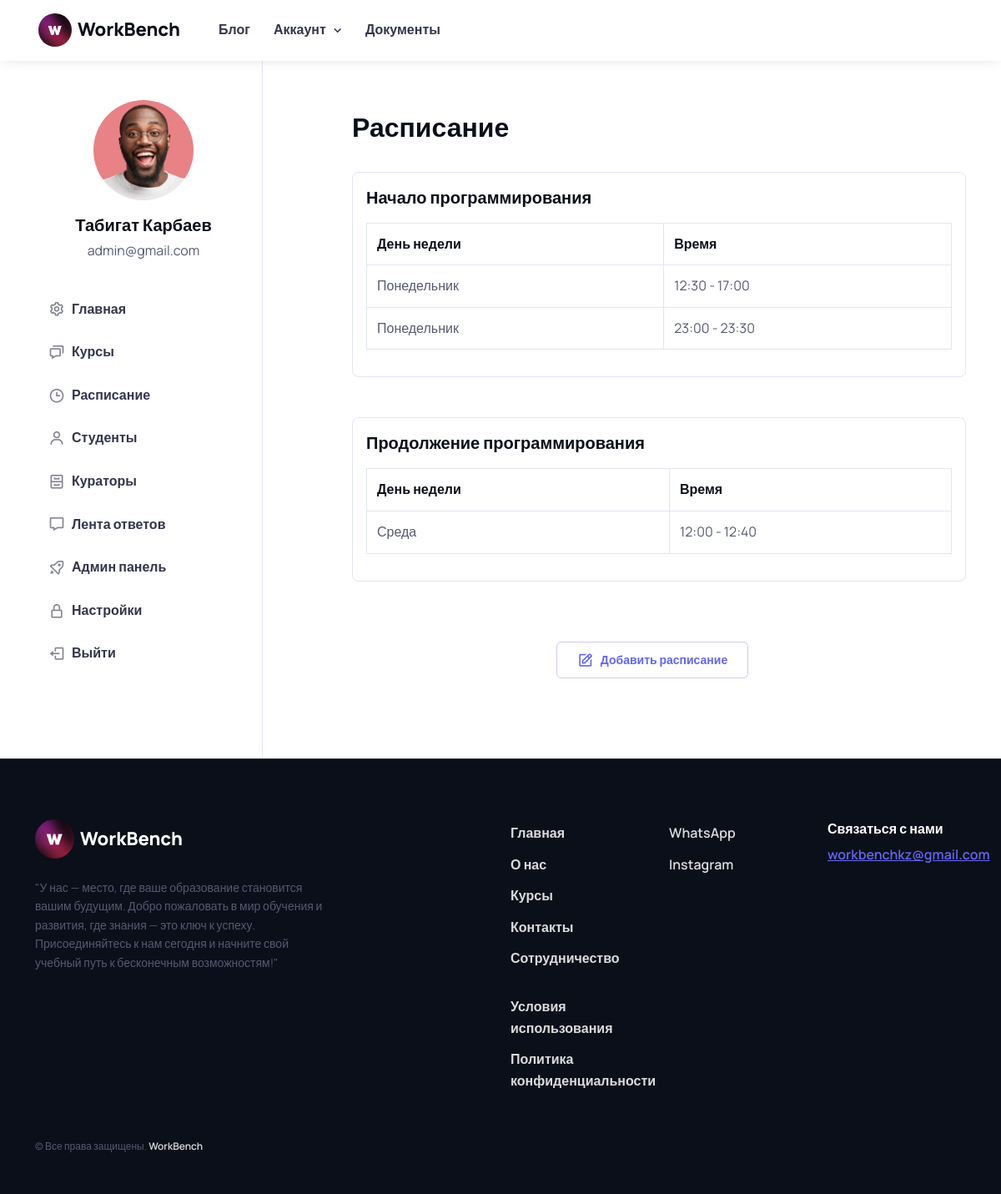
The page /users/student/schedule/student-schedule/ (signed in) on the database its author committed.
### users/models.py (models this page shows, shortened)
class User(AbstractUser):
    ROLE_CHOICES = (
        ('student', 'Студент'),
        ('curator', 'Куратор'),
        ('admin', 'Администратор'),
    )
    COUNTRY_CHOICES = (
        ('kz', 'Казахстан'),
        ('ru', 'Россия'),
        ('ukr', 'Украина'),
        ('kg', 'Кыргызстан'),
        ('uz', 'Узбекистан'),
    )
    CITY_CHOICES = (
        ('tse', 'Астана'),
        ('ala', 'Алматы'),
        ('msq', 'Москва'),
        ('kiev', 'Киев'),
        ('bishkek', 'Бишкек'),
        ('tashkent', 'Ташкент'),
    )
    image = models.ImageField(upload_to='users_images', null=True, blank=True)
    role = models.CharField(max_length=10, choices=ROLE_CHOICES, default='student')
    phone = models.CharField(max_length=25, blank=True)
    bio = models.TextField(blank=True, null=True, default='Всем привет! Я ученик компании WorkBench!')
    country = models.CharField(choices=COUNTRY_CHOICES, max_length=15, default='kz')
    city = models.CharField(choices=CITY_CHOICES, max_length=20, default='tse')
    address = models.CharField(blank=True, null=True, default='', max_length=255)
    stream = models.ForeignKey('Stream', on_delete=models.SET_NULL, null=True, blank=True)

### courses/models.py (models this page shows, shortened)
class Course(models.Model):
    title = models.CharField(max_length=255)  # Название курса
    description = models.TextField()  # Описание курса
    duration = models.PositiveIntegerField()  # Продолжительность курса
    image = models.ImageField(upload_to='course_images', null=True, blank=True)
    start_date = models.DateField(blank=True, null=True, auto_created=True)
    course_type = models.ForeignKey(CourseType, on_delete=models.CASCADE, related_name='courses') # Связь с моделью "Course Type"
    curators = models.ManyToManyField(get_user_model())   # Связь с моделью "Curator"
    students = models.ManyToManyField(User, related_name='courses', blank=True)
    class Meta:
        verbose_name = 'Курс'
        verbose_name_plural = 'Курсы'

### schedule/models.py (models this page shows, shortened)
class Schedule(models.Model):
    WEEKDAYS = (
        ('monday', 'Понедельник'),
        ('tuesday', 'Вторник'),
        ('wednesday', 'Среда'),
        ('thursday', 'Четверг'),
        ('friday', 'Пятница'),
        ('saturday', 'Суббота'),
        ('sunday', 'Воскресенье'),
    )
    start_date = models.DateField()  # Дата начала курса
    end_date = models.DateField()  # Дата окончания курса
    weekdays = models.CharField(max_length=15, choices=WEEKDAYS, default='monday')  # Дни недели
    start_time = models.TimeField()  # Время начала занятий
    end_time = models.TimeField()  # Время окончания занятий
    course = models.ForeignKey(Course, on_delete=models.CASCADE)  # Связь с моделью "Course"
    class Meta:
        verbose_name = 'Расписания'
        verbose_name_plural = 'Расписание'

### schedule/views.py (the view)
# urls.py: path('student-schedule/', StudentScheduleView.as_view(), name='student_schedule'),
class StudentScheduleView(View):
    template_name_student = 'student/starter-kit/schedule.html'
    template_name_curator = 'curator/starter-kit/schedule.html'
    template_name_admin = 'admin/starter-kit/schedule.html'
    def get(self, request):
        current_user = request.user
        user_role = current_user.role
        weekdays = [
            ('Пн', 'Понедельник'),
            ('Вт', 'Вторник'),
            ('Ср', 'Среда'),
            ('Чт', 'Четверг'),
            ('Пт', 'Пятница'),
            ('Сб', 'Суббота'),
        ]
        if user_role == 'student':
            template_name = self.template_name_student
            schedules = Schedule.objects.filter(course__students=current_user)
        elif user_role == 'curator':
            template_name = self.template_name_curator
            courses_as_curator = Course.objects.filter(curators=current_user)
            schedules = Schedule.objects.filter(course__in=courses_as_curator)
        else:
            template_name = self.template_name_admin
            schedules = Schedule.objects.all()
        schedules_by_course = {}
        for schedule in schedules:
            if schedule.course not in schedules_by_course:
                schedules_by_course[schedule.course] = []
            schedules_by_course[schedule.course].append(schedule)
        grouped_schedules = []
        for course, course_schedules in schedules_by_course.items():
            grouped_schedules.append({
                'course': course,
                'schedules': course_schedules
            })
        context = {
            'grouped_schedules': grouped_schedules,
            'weekdays': weekdays,
            'user_role': user_role,
        }
        return render(request, template_name, context)

### templates/admin/starter-kit/schedule.html (shortened to what this page needs)
{% extends 'admin/starter-kit/base.html' %}
{% load static %}
        {% block content %}
            <div class="col-md-8 offset-lg-1 pb-5 mb-2 mb-lg-4 pt-md-5 mt-n3 mt-md-0">
                <div class="ps-md-3 ps-lg-0 mt-md-2 py-md-4">
                    <h1 class="h2 pt-xl-1 pb-3">Расписание</h1>
                    <div class="row">
                        {% for group in grouped_schedules %}
                            <div class="col-md-12">
                                <div class="schedule-block border rounded-3 mb-4 mb-lg-5 p-3">
                                    <h5 class="course-title">{{ group.course.title }}</h5>
                                    <table class="table table-bordered schedule-table">
                                        <thead>
                                            <tr>
                                                <th>День недели</th>
                                                <th>Время</th>
                                            </tr>
                                        </thead>
                                        <tbody>
                                            {% for schedule in group.schedules %}
                                                <tr>
                                                    <td>{{ schedule.get_weekdays_display }}</td>
                                                    <td>{{ schedule.start_time|time:"H:i" }} - {{ schedule.end_time|time:"H:i" }}</td>
                                                </tr>
                                            {% endfor %}
                                        </tbody>
                                    </table>
                                </div>
                            </div>
                        {% endfor %}
                    </div>
                    {% if user_role == 'admin' %}
                        <div class="text-center mt-4">
                            <a href="{% url 'users:admin:schedule:add_schedule' %}">
                                <button type="button" class="btn btn-outline-primary px-3 px-lg-4 me-3">
                                  <i class="bx bx-edit fs-xl me-xl-2"></i>
                                  <span class="d-none d-xl-inline">Добавить расписание</span>
                                </button>
                            </a>
                        </div>
                    {% endif %}
                </div>
            </div>
        {% endblock %}

### templates/admin/starter-kit/base.html (shortened to what this page needs)
<!DOCTYPE html>
{% load static %}
{% load humanize %}
<html lang="en" data-bs-theme="light">
<head>
    <link rel="stylesheet" media="screen" href="{% static 'student/css/boxicons.min.css' %}">
    <link rel="stylesheet" media="screen" href="{% static 'student/css/swiper-bundle.min.css' %}">
    <link rel="stylesheet" media="screen" href="{% static 'student/css/theme.min.css' %}">
  </head>
  <body>
    <main class="page-wrapper">
      <header class="header navbar navbar-expand-lg bg-light border-bottom border-light shadow-sm fixed-top">
        <div class="container px-3">
          <a href="{% url 'website:home' %}" class="navbar-brand pe-3">
            <img src="{% static 'website/img/logo.jpg' %}" width="40" style="border-radius: 50px;" alt="WorkBench">
            WorkBench
          </a>
          <div id="navbarNav" class="offcanvas offcanvas-end">
            <div class="offcanvas-body">
              <ul class="navbar-nav me-auto mb-2 mb-lg-0">
                  <li class="nav-item">
                  <a href="{% url 'users:blog:blog' %}" class="nav-link">Блог</a>
                </li>
                <li class="nav-item dropdown">
                  <a href="#" class="nav-link dropdown-toggle" data-bs-toggle="dropdown" aria-current="page">Аккаунт</a>
                </li>
                <li class="nav-item">
                  <a href="docs/getting-started.html" class="nav-link">Документы</a>
                </li>
              </ul>
            </div>
          </div>
          <div class="form-check form-switch mode-switch pe-lg-1 ms-auto me-4" data-bs-toggle="mode">
          </div>
        </div>
      </header>
      <section class="container pt-5">
        <div class="row">
          <aside class="col-lg-3 col-md-4 border-end pb-5 mt-n5">
            <div class="position-sticky top-0">
              <div class="text-center pt-5">
                <div class="d-table position-relative mx-auto mt-2 mt-lg-4 pt-5 mb-3">
                  {% if user.image %}
                  <img src="{{ user.image.url }}" class="d-block rounded-circle" width="120" alt="{{ user.first_name }} {{ user.last_name }}">
                  {% else %}
                  <img src="{% static 'student/images/18.jpg' %}" class="d-block rounded-circle" width="120" alt="{{ user.first_name }} {{ user.last_name }}">
                  {% endif %}
                </div>
                <h2 class="h5 mb-1">{{ user.first_name }} {{ user.last_name }}</h2>
                <p class="mb-3 pb-3">{{ user.email }}</p>
                <div id="account-menu" class="list-group list-group-flush collapse d-md-block">
                {% with request.resolver_match.url_name as current_url_name %}
                  <a href="{% url 'users:admin:dashboard' %}" class="list-group-item list-group-item-action d-flex align-items-center {% if current_url_name == 'dashboard' %}active{% endif %}">
                    <i class="bx bx-cog fs-xl opacity-60 me-2"></i>
                    Главная
                  </a>
                  <a href="{% url 'users:admin:courses:courses' %}" class="list-group-item list-group-item-action d-flex align-items-center {% if current_url_name == 'courses' %}active{% endif %}">
                    <i class="bx bx-chat fs-xl opacity-60 me-2"></i>
                    Курсы
                  </a>
                  <a href="{% url 'users:admin:schedule:student_schedule' %}" class="list-group-item list-group-item-action d-flex align-items-center {% if current_url_name == 'student-schedule' %}active{% endif %}">
                    <i class="bx bx-time fs-xl opacity-60 me-2"></i>
                    Расписание
                  </a>
                  <a href="{% url 'users:admin:students_admin_check' %}" class="list-group-item list-group-item-action d-flex align-items-center {% if current_url_name == 'students' %}active{% endif %}">
                    <i class="bx bx-user fs-xl opacity-60 me-2"></i>
                    Студенты
                  </a>
                  <a href="{% url 'users:admin:curators_admin_check' %}" class="list-group-item list-group-item-action d-flex align-items-center {% if current_url_name == 'curators' %}active{% endif %}">
                    <i class="bx bx-cabinet fs-xl opacity-60 me-2"></i>
                    Кураторы
                  </a>
                  <a href="{% url 'users:admin:courses:answers_view' %}" class="list-group-item list-group-item-action d-flex align-items-center {% if current_url_name == 'student-schedule' %}active{% endif %}">
                    <i class="bx bx-message fs-xl opacity-60 me-2"></i>
                    Лента ответов
                  </a>
                  <a href="{% url 'admin:index' %}" class="list-group-item list-group-item-action d-flex align-items-center {% if current_url_name == 'student-schedule' %}active{% endif %}">
                    <i class="bx bx-rocket fs-xl opacity-60 me-2"></i>
                    Админ панель
                  </a>
                  <a href="{% url 'users:administrator:profile' %}" class="list-group-item list-group-item-action d-flex align-items-center {% if current_url_name == 'profile' %}active{% endif %}">
                    <i class="bx bx-lock-alt fs-xl opacity-60 me-2"></i>
                    Настройки
                  </a>
                  <a href="{% url 'users:admin:logout' %}" class="list-group-item list-group-item-action d-flex align-items-center">
                    <i class="bx bx-log-out fs-xl opacity-60 me-2"></i>
                    Выйти
                  </a>
                {% endwith %}
                </div>
              </div>
            </div>
          </aside>
          {% block content %}
          {% endblock %}
        </div>
      </section>
    </main>
    <footer class="footer bg-dark border-top border-light pt-5 pb-4 pb-lg-5" data-bs-theme="dark">
      <div class="container pt-lg-4">
        <div class="row pb-5">
          <div class="col-lg-4 col-md-6">
            <div class="navbar-brand text-dark p-0 me-0 mb-3 mb-lg-4">
              <img style="border-radius: 50px;" src="{% static 'website/img/logo.jpg' %}" width="47px" alt="WorkBench">
              WorkBench
            </div>
            <p class="fs-sm pb-lg-3 mb-4">"У нас — место, где ваше образование становится вашим будущим. Добро пожаловать в мир обучения и развития, где знания — это ключ к успеху. Присоединяйтесь к нам сегодня и начните свой учебный путь к бесконечным возможностям!"</p>
          </div>
          <div class="col-xl-6 col-lg-7 col-md-5 offset-xl-2 offset-md-1 pt-4 pt-md-1 pt-lg-0">
            <div id="footer-links" class="row">
              <div class="col-lg-4">
                <div id="useful-links" class="collapse d-lg-block" data-bs-parent="#footer-links">
                  <ul class="nav flex-column pb-lg-1 mb-lg-3">
                    <li class="nav-item"><a href="{% url 'website:home'%}#" class="nav-link d-inline-block px-0 pt-1 pb-2">Главная</a></li>
                    <li class="nav-item"><a href="{% url 'website:about'%}#" class="nav-link d-inline-block px-0 pt-1 pb-2">О нас</a></li>
                    <li class="nav-item"><a href="{% url 'website:courses'%}#" class="nav-link d-inline-block px-0 pt-1 pb-2">Курсы</a></li>
                    <li class="nav-item"><a href="{% url 'website:contacts'%}#" class="nav-link d-inline-block px-0 pt-1 pb-2">Контакты</a></li>
                    <li class="nav-item"><a href="{% url 'website:collaboration'%}#" class="nav-link d-inline-block px-0 pt-1 pb-2">Сотрудничество</a></li>
                  </ul>
                  <ul class="nav flex-column mb-2 mb-lg-0">
                    <li class="nav-item"><a href="{% url 'website:terms'%}#" class="nav-link d-inline-block px-0 pt-1 pb-2">Условия использования</a></li>
                    <li class="nav-item"><a href="{% url 'website:privacy'%}#" class="nav-link d-inline-block px-0 pt-1 pb-2">Политика конфиденциальности</a></li>
                  </ul>
                </div>
              </div>
              <div class="col-xl-4 col-lg-3">
                <div id="social-links" class="collapse d-lg-block" data-bs-parent="#footer-links">
                  <ul class="nav flex-column mb-2 mb-lg-0">
                    <a href="https://wa.me/87077772817" class="nav-link d-inline-block px-0 pt-1 pb-2">WhatsApp</a>
                    <li class="nav-item"><a href="https://www.instagram.com/workbench.kz/" class="nav-link d-inline-block px-0 pt-1 pb-2">Instagram</a></li>
                  </ul>
                </div>
              </div>
              <div class="col-xl-4 col-lg-5 pt-2 pt-lg-0">
                <h6 class="mb-2">Связаться с нами</h6>
                <a href="mailto:workbenchkz@gmail.com" class="fw-medium">workbenchkz@gmail.com</a>
              </div>
            </div>
          </div>
        </div>
        <p class="nav d-block fs-xs text-center text-md-start pb-2 pb-lg-0 mb-0">
          &copy; Все права защищены.
          <a class="nav-link d-inline-block p-0" href="{% url 'website:home' %}" target="_blank" rel="noopener">WorkBench</a>
        </p>
      </div>
    </footer>
</body>
</html>

### rows shown on the page
User: image (picture), first_name "Табигат", last_name "Карбаев", email "admin@gmail.com"
Course: course "Начало программирования"
Schedule: weekdays "Понедельник", start_time "12:30", end_time "17:00"
Schedule: weekdays "Понедельник", start_time "23:00", end_time "23:30"
Course: course "Продолжение программирования"
Schedule: weekdays "Среда", start_time "12:00", end_time "12:40"
